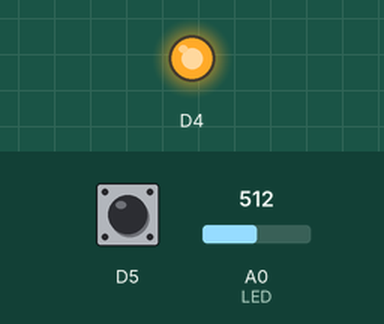
This program was run on a simulated ESP8266 (Wemos D1 mini). Shown: output pins drawn as LEDs (lit = HIGH). Inputs (shaded band) come from the test bench; at power-on: D5 HIGH, A0 (LED) = 512.

Above: at 1.2 s.
1.3 s: D5 pulled LOW for 0.15 s
At 1.8 s:
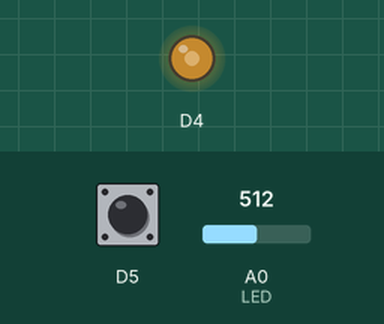
2.9 s: A0 (LED) set to 716
At 4.1 s:
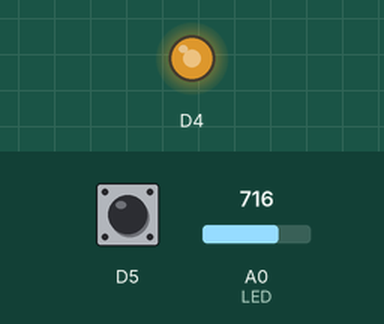
4.4 s: A0 (LED) set to 900
At 5.3 s:
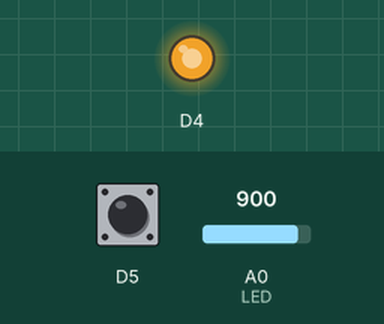
5.9 s: A0 (LED) set to 0
At 6.5 s:
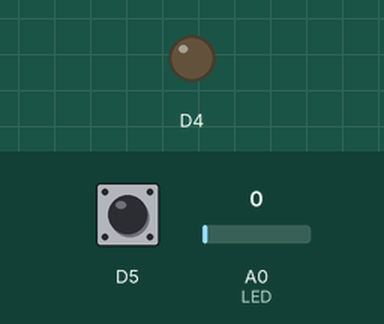
7.4 s: A0 (LED) set to 511
At 8.6 s:
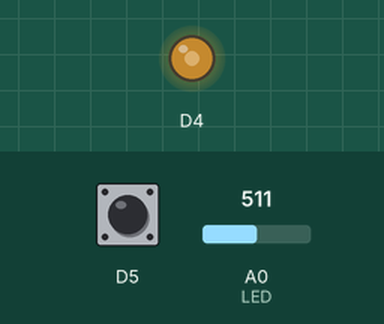
8.9 s: D5 pulled LOW for 1 s
At 9.9 s:
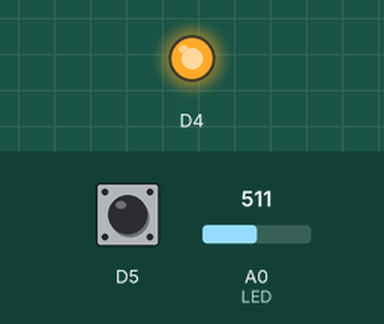
Timing chart, 0 to 11.9 s (numbered marks = the images above; inputs shaded):
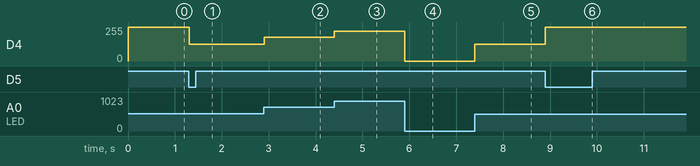

Measured:
- after the input at 1.3 s, D4: 255/255 → 127/255 at once
- after the input at 2.9 s, D4: 127/255 → 178/255 at once
- after the input at 4.4 s, D4: 178/255 → 224/255 at once
- after the input at 5.9 s, D4: 224/255 → 0/255 at once
- after the input at 7.4 s, D4: 0/255 → 127/255 at once
- after the input at 8.9 s, D4: 127/255 → 255/255 at once

The program:

main.cpp
```cpp
//I, Nicodemus Allam, student number 000838957, certify that this material is my original work. No other person's work has been used without due acknowledgment and I have not made my work available to anyone else.

#include <Arduino.h>

void setup() {

  Serial.begin(115200); //configure the USB serial monitor

  //configure pin D4 as a digital output - this is the LED
  pinMode(D4, OUTPUT);
  pinMode(D5, INPUT_PULLUP);

  analogWriteRange(1023); //set default PWM range
}

int prev = HIGH; //previous button state
int cur; //current button state
int count = 0; //counter to act as a way to use the button as a switch
void loop() {
    cur = digitalRead(D5);
    if (cur == LOW && prev == HIGH)//if previous button state is HIGH and current button state is LOW increace count
    {
      count++;
    }

    prev = cur;

    if (count%2 !=0 )//if count is an odd number tunrs on LED
    {
      analogWrite(D4, analogRead(A0)); //turns on LED (britness based off of variable resitor)
    }
    else//if count is an even number turns off LED
    {
      count = 2; //prevents program from crashing due to int limit
      digitalWrite(D4, HIGH); //turns LED off
    }
    delay(1);
} 
```
